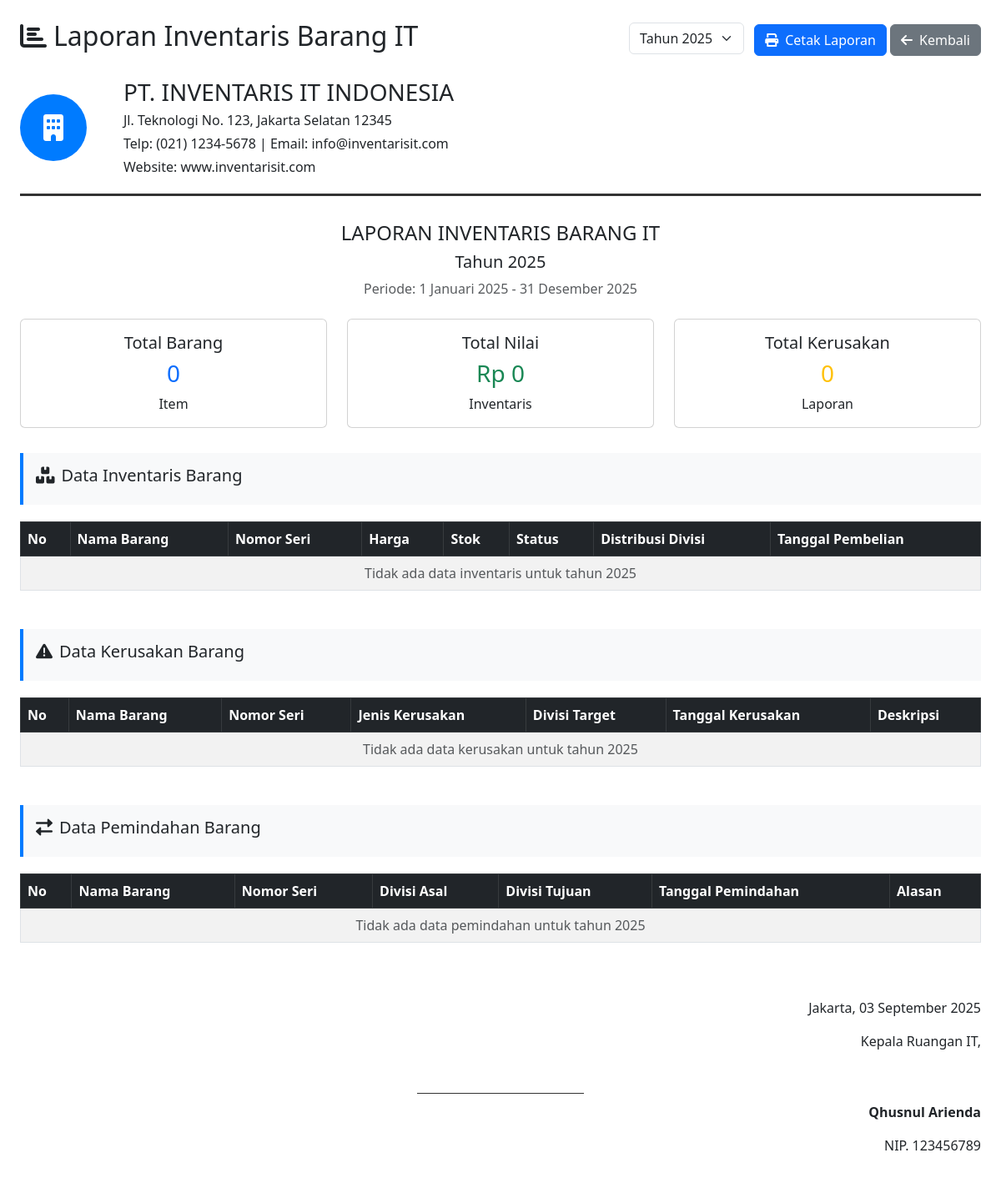
The page /laporan_inventaris.php (signed in) on the database as committed earlier.
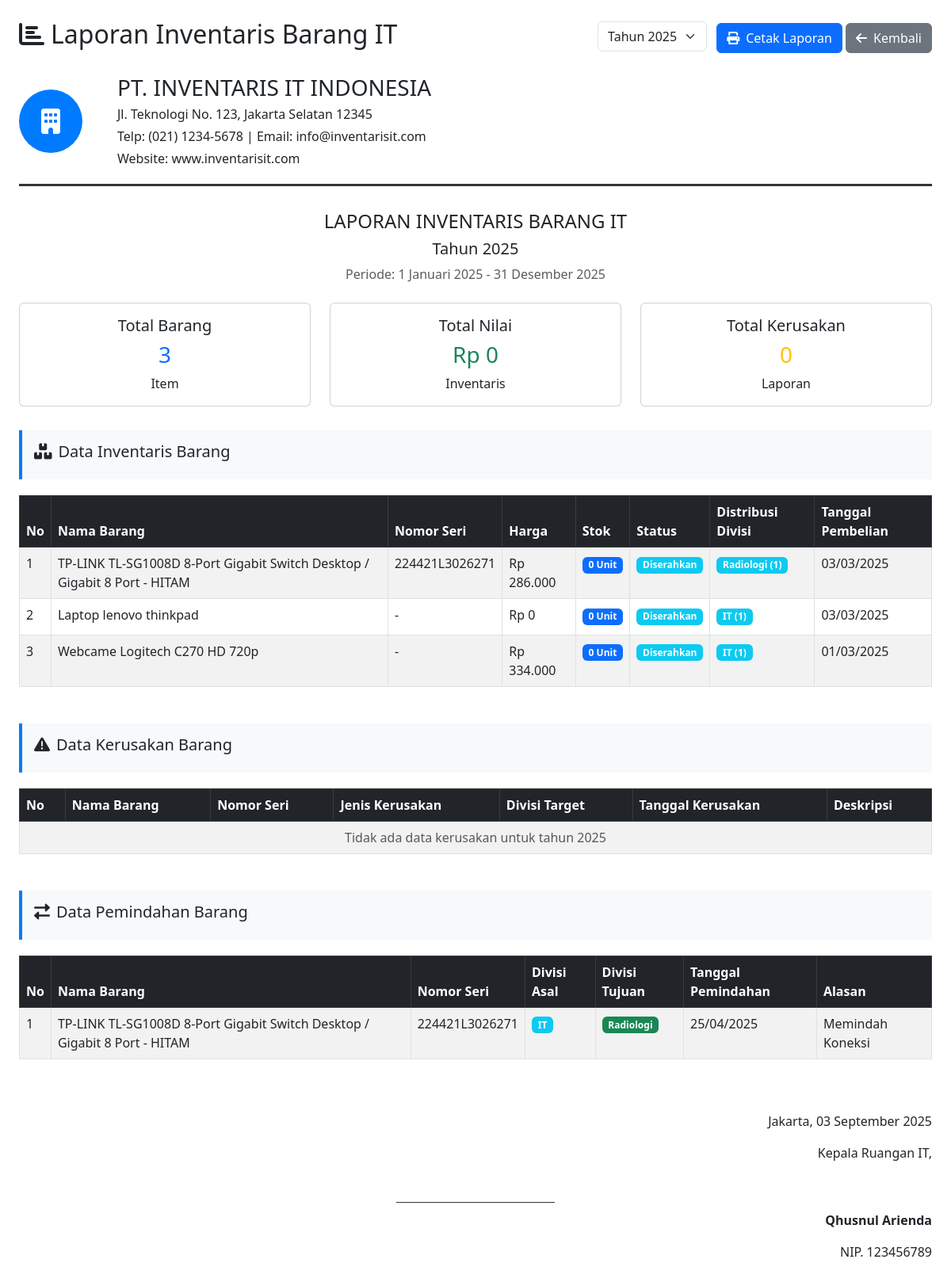
The same page on the database as committed later.
### tables this page shows
CREATE TABLE `inventaris` (
  `id` int(11) NOT NULL,
  `no_inventaris` varchar(100) DEFAULT NULL,
  `pengajuan_id` int(11) DEFAULT NULL,
  `nama_barang` varchar(200) NOT NULL,
  `spesifikasi` text DEFAULT NULL,
  `jenis_barang` enum('Komputer & Laptop','Komponen Komputer & Laptop','Printer & Scanner','Komponen Printer & Scanner','Komponen Network') NOT NULL,
  `nomor_seri` varchar(100) DEFAULT NULL,
  `ip_address` varchar(50) DEFAULT NULL,
  `tanggal_pembelian` date DEFAULT NULL,
  `harga` decimal(15,2) DEFAULT NULL,
  `status` enum('Tersedia','Diserahkan','Rusak','Dalam Perbaikan','Dipindahkan','Disposisi') DEFAULT 'Tersedia',
  `tanggal_penyerahan` date DEFAULT NULL,
  `created_at` timestamp NOT NULL DEFAULT current_timestamp(),
  `stok` int(11) NOT NULL,
  `catatan_penyerahan` text NOT NULL
);

CREATE TABLE `pemindahan_barang` (
  `id` int(11) NOT NULL,
  `inventaris_id` int(11) DEFAULT NULL,
  `distribusi_id` int(11) DEFAULT NULL,
  `divisi_asal` varchar(100) NOT NULL,
  `divisi_tujuan` varchar(100) NOT NULL,
  `tanggal_pemindahan` date NOT NULL,
  `alasan_pemindahan` text DEFAULT NULL,
  `created_at` timestamp NOT NULL DEFAULT current_timestamp()
);

### laporan_inventaris.php (the view, shortened to what the changed rows need)
<?php
require_once 'config/database.php';
$tahun = isset($_GET['tahun']) ? $_GET['tahun'] : date('Y');
$sql_inventaris = "SELECT i.*, pb.nama_barang as nama_pengajuan, pb.spesifikasi as spesifikasi_pengajuan,
        GROUP_CONCAT(CONCAT(dd.divisi, ' (', dd.stok_divisi, ')') SEPARATOR ', ') as divisi_info
        FROM inventaris i
        LEFT JOIN pengajuan_barang pb ON i.pengajuan_id = pb.id
        LEFT JOIN distribusi_divisi dd ON i.id = dd.inventaris_id
        WHERE YEAR(i.created_at) = ?
        GROUP BY i.id
        ORDER BY i.created_at DESC";
$stmt_inventaris = $conn->prepare($sql_inventaris);
$stmt_inventaris->bind_param("i", $tahun);
$stmt_inventaris->execute();
$result_inventaris = $stmt_inventaris->get_result();
$sql_pemindahan = "SELECT pb.*, i.nama_barang, i.nomor_seri
        FROM pemindahan_barang pb
        JOIN inventaris i ON pb.inventaris_id = i.id
        WHERE YEAR(pb.created_at) = ?
        ORDER BY pb.created_at DESC";
$stmt_pemindahan = $conn->prepare($sql_pemindahan);
$stmt_pemindahan->bind_param("i", $tahun);
$stmt_pemindahan->execute();
$result_pemindahan = $stmt_pemindahan->get_result();
$sql_total = "SELECT SUM(i.harga * i.stok) as total_nilai, COUNT(*) as total_barang
        FROM inventaris i
        WHERE YEAR(i.created_at) = ?";
$stmt_total = $conn->prepare($sql_total);
$stmt_total->bind_param("i", $tahun);
$stmt_total->execute();
$result_total = $stmt_total->get_result();
$row_total = $result_total->fetch_assoc();
?>
<!DOCTYPE html>
<html lang="id">
<head>
    <link href="https://cdn.jsdelivr.net/npm/bootstrap@5.3.0/dist/css/bootstrap.min.css" rel="stylesheet">
    <link href="https://cdnjs.cloudflare.com/ajax/libs/font-awesome/6.0.0/css/all.min.css" rel="stylesheet">
</head>
<body>
    <div class="container-fluid p-4">
        <div class="no-print">
            <div class="d-flex justify-content-between align-items-center mb-4">
                <h2><i class="fas fa-chart-bar me-2"></i>Laporan Inventaris Barang IT</h2>
            </div>
        </div>
        <div class="row mb-4">
            <div class="col-md-4">
                <div class="card text-center">
                    <div class="card-body">
                        <h5 class="card-title">Total Barang</h5>
                        <h3 class="text-primary"><?php echo $row_total['total_barang'] ?: 0; ?></h3>
                        <p class="card-text">Item</p>
                    </div>
                </div>
            </div>
        </div>
        <div class="table-responsive">
            <table class="table table-bordered table-striped">
                <thead class="table-dark">
                    <tr>
                        <th>No</th>
                        <th>Nama Barang</th>
                        <th>Nomor Seri</th>
                        <th>Harga</th>
                        <th>Stok</th>
                        <th>Status</th>
                        <th>Distribusi Divisi</th>
                        <th>Tanggal Pembelian</th>
                    </tr>
                </thead>
                <tbody>
                    <?php
                    if ($result_inventaris->num_rows > 0):
                        $no = 1;
                        while ($row = $result_inventaris->fetch_assoc()):
                    ?>
                    <tr>
                        <td><?php echo $no++; ?></td>
                        <td><?php echo htmlspecialchars($row['nama_barang']); ?></td>
                        <td><?php echo htmlspecialchars($row['nomor_seri'] ?: '-'); ?></td>
                        <td>Rp <?php echo number_format($row['harga'], 0, ',', '.'); ?></td>
                        <td><span class="badge bg-primary"><?php echo $row['stok']; ?> Unit</span></td>
                        <td>
                            <?php
                            $status_class = '';
                            switch ($row['status']) {
                                case 'Diserahkan': $status_class = 'bg-info'; break;
                            }
                            ?>
                            <span class="badge <?php echo $status_class; ?>"><?php echo $row['status']; ?></span>
                        </td>
                        <td>
                            <?php if ($row['divisi_info']): ?>
                                <?php
                                $divisi_array = explode(', ', $row['divisi_info']);
                                foreach ($divisi_array as $divisi_item):
                                    $divisi_parts = explode(' (', $divisi_item);
                                    $nama_divisi = $divisi_parts[0];
                                    $stok_divisi = rtrim($divisi_parts[1], ')');
                                ?>
                                    <span class="badge bg-info me-1 mb-1">
                                        <?php echo htmlspecialchars($nama_divisi); ?> (<?php echo $stok_divisi; ?>)
                                    </span>
                                <?php endforeach; ?>
                            <?php else: ?>
                                <span class="badge bg-secondary">Belum ada divisi</span>
                            <?php endif; ?>
                        </td>
                        <td><?php echo $row['tanggal_pembelian'] ? date('d/m/Y', strtotime($row['tanggal_pembelian'])) : '-'; ?></td>
                    </tr>
                    <?php
                        endwhile;
                    else:
                    ?>
                    <tr>
                        <td colspan="8" class="text-center text-muted">Tidak ada data inventaris untuk tahun <?php echo $tahun; ?></td>
                    </tr>
                    <?php endif; ?>
                </tbody>
            </table>
        </div>
        <div class="table-responsive">
            <table class="table table-bordered table-striped">
                <thead class="table-dark">
                    <tr>
                        <th>No</th>
                        <th>Nama Barang</th>
                        <th>Nomor Seri</th>
                        <th>Jenis Kerusakan</th>
                        <th>Divisi Target</th>
                        <th>Tanggal Kerusakan</th>
                        <th>Deskripsi</th>
                    </tr>
                </thead>
            </table>
        </div>
        <div class="table-responsive">
            <table class="table table-bordered table-striped">
                <thead class="table-dark">
                    <tr>
                        <th>No</th>
                        <th>Nama Barang</th>
                        <th>Nomor Seri</th>
                        <th>Divisi Asal</th>
                        <th>Divisi Tujuan</th>
                        <th>Tanggal Pemindahan</th>
                        <th>Alasan</th>
                    </tr>
                </thead>
                <tbody>
                    <?php
                    if ($result_pemindahan->num_rows > 0):
                        $no = 1;
                        while ($row = $result_pemindahan->fetch_assoc()):
                    ?>
                    <tr>
                        <td><?php echo $no++; ?></td>
                        <td><?php echo htmlspecialchars($row['nama_barang']); ?></td>
                        <td><?php echo htmlspecialchars($row['nomor_seri'] ?: '-'); ?></td>
                        <td><span class="badge bg-info"><?php echo htmlspecialchars($row['divisi_asal']); ?></span></td>
                        <td><span class="badge bg-success"><?php echo htmlspecialchars($row['divisi_tujuan']); ?></span></td>
                        <td><?php echo date('d/m/Y', strtotime($row['tanggal_pemindahan'])); ?></td>
                        <td><?php echo htmlspecialchars($row['alasan_pemindahan']); ?></td>
                    </tr>
                    <?php
                        endwhile;
                    else:
                    ?>
                    <tr>
                        <td colspan="7" class="text-center text-muted">Tidak ada data pemindahan untuk tahun <?php echo $tahun; ?></td>
                    </tr>
                    <?php endif; ?>
                </tbody>
            </table>
        </div>
    </div>
</body>
</html>

Rows that differ between the two databases and show on the page:
added inventaris: nama_barang "TP-LINK TL-SG1008D 8-Port Gigabit Switch Desktop / Gigabit 8 Port - HITAM", nomor_seri "224421L3026271", harga "286.000", stok "0", status "Diserahkan", nama_divisi "Radiologi", stok_divisi "1", tanggal_pembelian "03/03/2025"
added inventaris: nama_barang "Laptop lenovo thinkpad", nomor_seri "-", harga "0", stok "0", status "Diserahkan", nama_divisi "IT", stok_divisi "1", tanggal_pembelian "03/03/2025"
added inventaris: nama_barang "Webcame Logitech C270 HD 720p", nomor_seri "-", harga "334.000", stok "0", status "Diserahkan", nama_divisi "IT", stok_divisi "1", tanggal_pembelian "01/03/2025"
added pemindahan_barang: inventaris.nama_barang "TP-LINK TL-SG1008D 8-Port Gigabit Switch Desktop / Gigabit 8 Port - HITAM", inventaris.nomor_seri "224421L3026271", divisi_asal "IT", divisi_tujuan "Radiologi", tanggal_pemindahan "25/04/2025", alasan_pemindahan "Memindah Koneksi"
Other text that changed with them:
$row_total['total_barang'] ?: 0: "0" → "3"
$tahun: "2025" → (not shown)
text no longer shown: "Tidak ada data inventaris untuk tahun Tidak ada data pemindahan untuk tahun"
